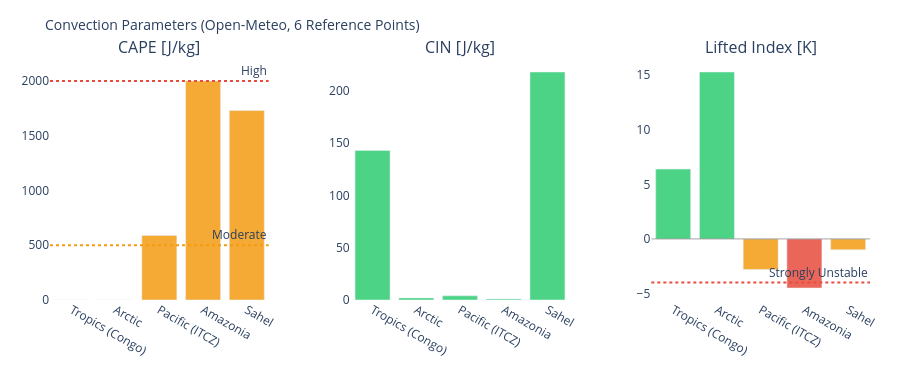

This figure's notebook cell:
### Markdown cell above
---
## 3. Visualizations

### Code cell
# ============================================================
# CAPE / CIN / LIFTED INDEX – Convection potential
# ============================================================

if not df_atm.empty:
    fig = make_subplots(
        rows=1, cols=3,
        subplot_titles=['CAPE [J/kg]', 'CIN [J/kg]', 'Lifted Index [K]'],
        horizontal_spacing=0.1
    )
    pts = df_atm['point'].tolist()
    pt_colors = ['#E85D24','#185FA5','#888780','#378ADD','#639922','#F2A623']

    # CAPE – höher = mehr Gewitterpotential
    cape_vals = df_atm['cape'].fillna(0).tolist()
    cape_colors = ['#e74c3c' if v > 2000 else '#f39c12' if v > 500 else '#2ecc71'
                   for v in cape_vals]
    fig.add_trace(go.Bar(x=pts, y=cape_vals, marker_color=cape_colors,
                         opacity=0.85, showlegend=False), row=1, col=1)
    fig.add_hline(y=2000, line_dash='dot', line_color='#e74c3c',
                  annotation_text='High', row=1, col=1)
    fig.add_hline(y=500,  line_dash='dot', line_color='#f39c12',
                  annotation_text='Moderate', row=1, col=1)

    # CIN – negativer = stärker gedeckelt (weniger Auslöse)
    cin_vals = df_atm['cin'].fillna(0).tolist()
    cin_colors = ['#e74c3c' if v < -200 else '#f39c12' if v < -50 else '#2ecc71'
                  for v in cin_vals]
    fig.add_trace(go.Bar(x=pts, y=cin_vals, marker_color=cin_colors,
                         opacity=0.85, showlegend=False), row=1, col=2)

    # Lifted Index – negativ = instabil
    li_vals = df_atm['li'].fillna(0).tolist()
    li_colors = ['#e74c3c' if v < -4 else '#f39c12' if v < 0 else '#2ecc71'
                 for v in li_vals]
    fig.add_trace(go.Bar(x=pts, y=li_vals, marker_color=li_colors,
                         opacity=0.85, showlegend=False), row=1, col=3)
    fig.add_hline(y=0, line_color='gray', line_width=0.7, row=1, col=3)
    fig.add_hline(y=-4, line_dash='dot', line_color='#e74c3c',
                  annotation_text='Strongly Unstable', row=1, col=3)

    fig.update_layout(
        title=dict(text='Convection Parameters (Open-Meteo, 6 Reference Points)', font=dict(size=14)),
        height=380, plot_bgcolor='rgba(0,0,0,0)', paper_bgcolor='rgba(0,0,0,0)',
        margin=dict(l=50, r=30, t=60, b=80)
    )
    fig.update_xaxes(tickangle=30)
    fig.show()

### Figure 1 — Plotly figure (JSON) as saved in the notebook; plotly's stock layout.template omitted (floating-point values rounded to 4 significant figures)
{"data": [{"marker": {"color": ["#2ecc71", "#2ecc71", "#f39c12", "#f39c12", "#f39c12"]}, "opacity": 0.85, "showlegend": false, "type": "bar", "x": ["Tropics (Congo)", "Arctic", "Pacific (ITCZ)", "Amazonia", "Sahel"], "xaxis": "x", "y": [0.0, 0.0, 590.0, 2000.0, 1730.0], "yaxis": "y"}, {"marker": {"color": ["#2ecc71", "#2ecc71", "#2ecc71", "#2ecc71", "#2ecc71"]}, "opacity": 0.85, "showlegend": false, "type": "bar", "x": ["Tropics (Congo)", "Arctic", "Pacific (ITCZ)", "Amazonia", "Sahel"], "xaxis": "x2", "y": [143.0, 2.0, 4.0, 1.0, 218.0], "yaxis": "y2"}, {"marker": {"color": ["#2ecc71", "#2ecc71", "#f39c12", "#e74c3c", "#f39c12"]}, "opacity": 0.85, "showlegend": false, "type": "bar", "x": ["Tropics (Congo)", "Arctic", "Pacific (ITCZ)", "Amazonia", "Sahel"], "xaxis": "x3", "y": [6.4, 15.3, -2.8, -4.5, -1.0], "yaxis": "y3"}], "layout": {"annotations": [{"font": {"size": 16}, "showarrow": false, "text": "CAPE [J/kg]", "x": 0.1333, "xanchor": "center", "xref": "paper", "y": 1.0, "yanchor": "bottom", "yref": "paper"}, {"font": {"size": 16}, "showarrow": false, "text": "CIN [J/kg]", "x": 0.5, "xanchor": "center", "xref": "paper", "y": 1.0, "yanchor": "bottom", "yref": "paper"}, {"font": {"size": 16}, "showarrow": false, "text": "Lifted Index [K]", "x": 0.8667, "xanchor": "center", "xref": "paper", "y": 1.0, "yanchor": "bottom", "yref": "paper"}, {"showarrow": false, "text": "High", "x": 1, "xanchor": "right", "xref": "x domain", "y": 2000, "yanchor": "bottom", "yref": "y"}, {"showarrow": false, "text": "Moderate", "x": 1, "xanchor": "right", "xref": "x domain", "y": 500, "yanchor": "bottom", "yref": "y"}, {"showarrow": false, "text": "Strongly Unstable", "x": 1, "xanchor": "right", "xref": "x3 domain", "y": -4, "yanchor": "bottom", "yref": "y3"}], "height": 380, "margin": {"b": 80, "l": 50, "r": 30, "t": 60}, "paper_bgcolor": "rgba(0,0,0,0)", "plot_bgcolor": "rgba(0,0,0,0)", "shapes": [{"line": {"color": "#e74c3c", "dash": "dot"}, "type": "line", "x0": 0, "x1": 1, "xref": "x domain", "y0": 2000, "y1": 2000, "yref": "y"}, {"line": {"color": "#f39c12", "dash": "dot"}, "type": "line", "x0": 0, "x1": 1, "xref": "x domain", "y0": 500, "y1": 500, "yref": "y"}, {"line": {"color": "gray", "width": 0.7}, "type": "line", "x0": 0, "x1": 1, "xref": "x3 domain", "y0": 0, "y1": 0, "yref": "y3"}, {"line": {"color": "#e74c3c", "dash": "dot"}, "type": "line", "x0": 0, "x1": 1, "xref": "x3 domain", "y0": -4, "y1": -4, "yref": "y3"}], "title": {"font": {"size": 14}, "text": "Convection Parameters (Open-Meteo, 6 Reference Points)"}, "xaxis": {"anchor": "y", "domain": [0.0, 0.2667], "tickangle": 30}, "xaxis2": {"anchor": "y2", "domain": [0.3667, 0.6333], "tickangle": 30}, "xaxis3": {"anchor": "y3", "domain": [0.7333, 1.0], "tickangle": 30}, "yaxis": {"anchor": "x", "domain": [0.0, 1.0]}, "yaxis2": {"anchor": "x2", "domain": [0.0, 1.0]}, "yaxis3": {"anchor": "x3", "domain": [0.0, 1.0]}}}
